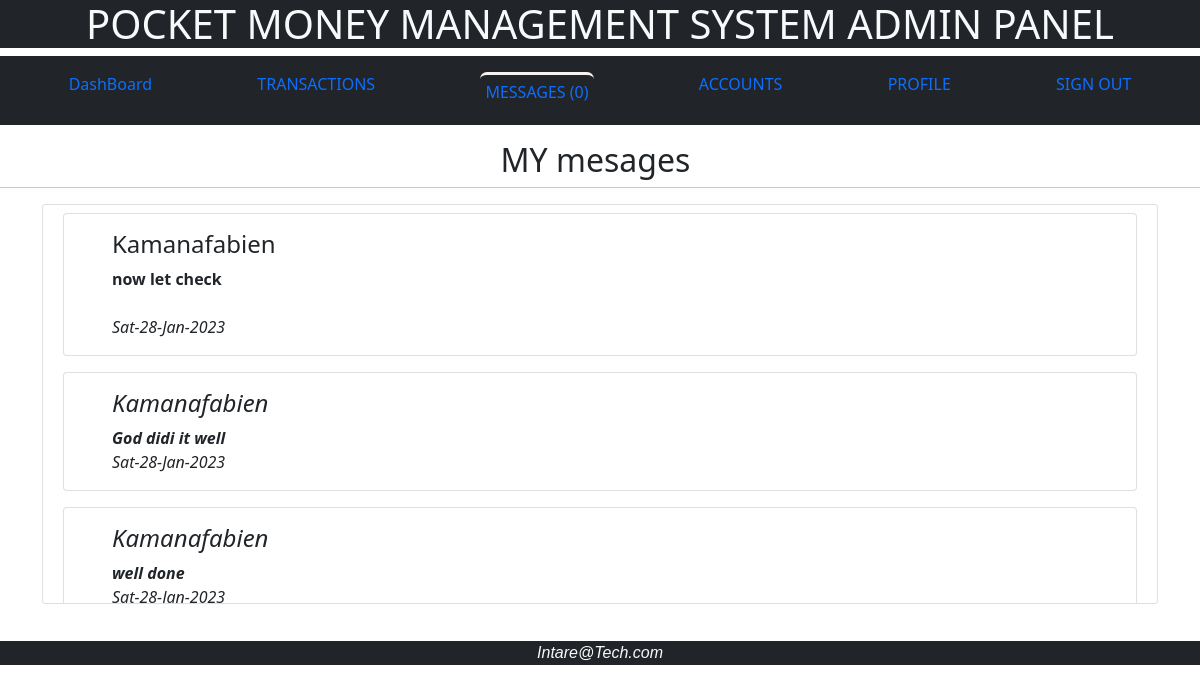
Page /message.php (signed in) on the committed database.
### tables this page shows
CREATE TABLE IF NOT EXISTS `mesages` (
  `mId` int(30) NOT NULL,
  `uId` varchar(30) NOT NULL,
  `date` varchar(15) NOT NULL,
  `content` text NOT NULL,
  `status` int(1) NOT NULL
);

CREATE TABLE IF NOT EXISTS `users` (
  `Id` int(30) NOT NULL,
  `username` varchar(30) NOT NULL,
  `password` varchar(80) NOT NULL,
  `firstName` varchar(40) NOT NULL,
  `lastName` varchar(40) NOT NULL,
  `post` int(1) NOT NULL,
  `stutus` int(1) NOT NULL
);

### not.php (called while the page is built)
<?php
require_once("connection.php");
$arr = mysqli_fetch_array(mysqli_query($conn,"SELECT Count(*) FROM mesages WHERE status ='0'")) or die;
$msNumber = 0+ $arr["Count(*)"];

### message.php (the view, shortened to what this page needs)
<!DOCTYPE html>
<html lang="en">
<head>
    <?php
require_once("connection.php");
require_once("not.php");
mysqli_query($conn,"UPDATE `mesages` SET status='1' WHERE status='0'") or die;
$sql = mysqli_query($conn,"SELECT * FROM `mesages` INNER JOIN users WHERE users.id = mesages.uId order by `mId` DESC") or die;
    ?>
    <link rel="stylesheet" href="css/bootstrap.min.css">
    <link rel="stylesheet" href="css/style.css">
</head>
<body>
<h1 class="text-light bg-dark text-center">POCKET MONEY MANAGEMENT SYSTEM ADMIN PANEL</h1>
    <nav class=" bg-dark">
        <ul class="d-flex p-3">
            <a href="adminhome.php"><li >DashBoard</li></a>
            <a href="transactions.php"><li >TRANSACTIONS</li></a>
            <a href="message.php"><li class="active">MESSAGES <span class="text-denger">(<?php echo $msNumber ?>)</span></li></a>
            <a href="account.php"><li>ACCOUNTS</li></a>
            <a href="profile.php"><li>PROFILE</li></a>
            <a href="logout.php"> SIGN OUT</a>
        </ul>
    </nav>
<div class="bodysection">
   <span class="text-center row">
   <h2 class="col" class='text-sucess'>MY mesages</h2>>
   <hr>
   </span>
   <div class="container">
   <div class="card" style="max-height:400px; overflow:scroll;">
<?php
while($row = mysqli_fetch_array($sql)){
    echo"<div class='container'><div class='card px-5 py-3 m-2'>";
    echo"<h4>".$row["firstName"] ."".$row["lastName"]."</h4>";
    echo"<b>".$row['content']."</b>";
    echo"<br><i>".$row['date']."<i>";
    echo"</div></div>";
}
?>
</div>
   </div>
   </div>
        <div class="footer bg-dark text-center text-light" > Intare@Tech.com</div>
</body>
</html>

### css/style.css (style rules this page uses)
ul { justify-content: space-around; }
li { list-style: none; }
a { text-decoration: none; }
.footer { bottom: 0; width: 100%; position: relative; font-family: Impact, Haettenschweiler, "Arial Narrow Bold", sans-serif; }
.active { border-top: solid rgb(247, 243, 243); border-radius: 7px; padding: 5px; }
.bodysection { min-height: 500px; overflow-y: scroll; }

### rows in the picture
mesages: uId.firstName "Kamana", uId.lastName "fabien", content "now let check", date "Sat-28-Jan-2023"
mesages: uId.lastName "fabien", content "God didi it well", date "Sat-28-Jan-2023"
mesages: uId.lastName "fabien", content "well done", date "Sat-28-Jan-2023"

### other values in the picture
$msNumber "0"
